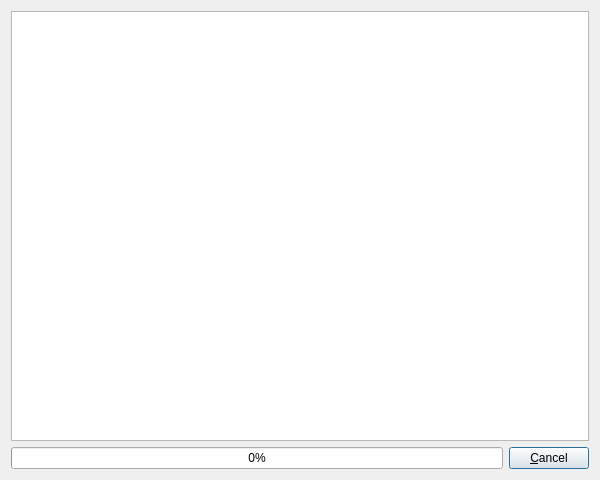
<?xml version="1.0" encoding="UTF-8"?>
<ui version="4.0">
 <class>DlgProgress</class>
 <widget class="QDialog" name="DlgProgress">
  <property name="geometry">
   <rect>
    <x>0</x>
    <y>0</y>
    <width>600</width>
    <height>480</height>
   </rect>
  </property>
  <property name="windowTitle">
   <string>tvclipper</string>
  </property>
  <layout class="QVBoxLayout">
   <item>
    <widget class="QTextBrowser" name="logBrowser"/>
   </item>
   <item>
    <layout class="QHBoxLayout">
     <item>
      <widget class="QProgressBar" name="progressBar">
       <property name="maximum">
        <number>1000</number>
       </property>
       <property name="value">
        <number>1</number>
       </property>
      </widget>
     </item>
     <item>
      <widget class="QPushButton" name="cancelbutton">
       <property name="text">
        <string>&amp;Cancel</string>
       </property>
       <property name="icon">
        <iconset theme="dialog-cancel">
         <normaloff/>
        </iconset>
       </property>
      </widget>
     </item>
    </layout>
   </item>
  </layout>
 </widget>
 <layoutdefault spacing="6" margin="11"/>
 <pixmapfunction>qPixmapFromMimeSource</pixmapfunction>
 <resources/>
 <connections>
  <connection>
   <sender>cancelbutton</sender>
   <signal>clicked()</signal>
   <receiver>DlgProgress</receiver>
   <slot>clickedcancel()</slot>
   <hints>
    <hint type="sourcelabel">
     <x>20</x>
     <y>20</y>
    </hint>
    <hint type="destinationlabel">
     <x>20</x>
     <y>20</y>
    </hint>
   </hints>
  </connection>
 </connections>
</ui>
